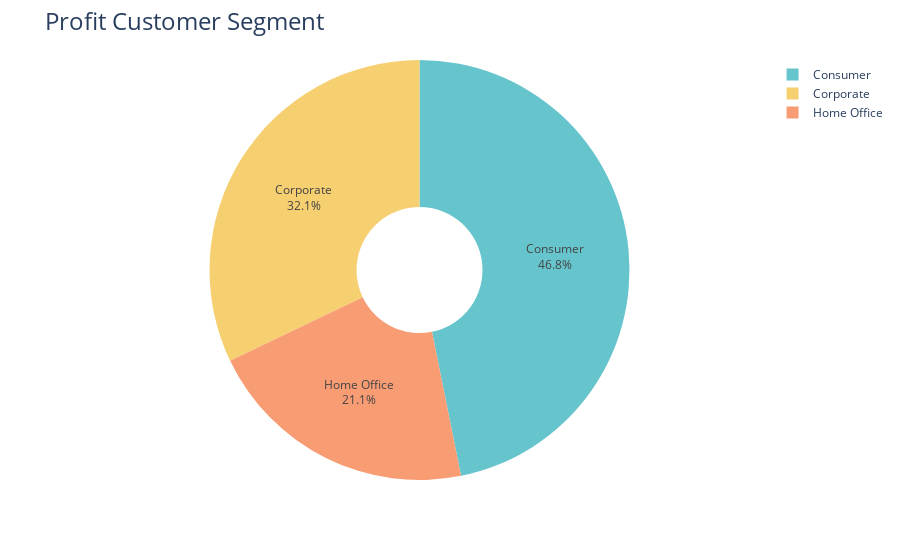

Notebook source saved alongside this figure:
### Code cell
fig = px.pie(profit_customer_segment,
            values='Profit',
            names='Segment',
            hole = 0.3,
            color_discrete_sequence=px.colors.qualitative.Pastel)
fig.update_traces(textposition='inside', textinfo='percent+label')
fig.update_layout(title_text='Profit Customer Segment', title_font=dict(size=24))

fig.show()

### Figure 1 — Plotly figure (JSON) as saved in the notebook; plotly's stock layout.template omitted (floating-point values rounded to 4 significant figures)
{"data": [{"domain": {"x": [0, 1], "y": [0, 1]}, "hole": 0.3, "hovertemplate": "Segment=%{label}<br>Profit=%{value}<extra></extra>", "labels": ["Consumer", "Corporate", "Home Office"], "legendgroup": "", "name": "", "showlegend": true, "textinfo": "percent+label", "textposition": "inside", "type": "pie", "values": [134100.0, 91980.0, 60300.0]}], "layout": {"legend": {"tracegroupgap": 0}, "margin": {"t": 60}, "piecolorway": ["rgb(102, 197, 204)", "rgb(246, 207, 113)", "rgb(248, 156, 116)", "rgb(220, 176, 242)", "rgb(135, 197, 95)", "rgb(158, 185, 243)", "rgb(254, 136, 177)", "rgb(201, 219, 116)", "rgb(139, 224, 164)", "rgb(180, 151, 231)", "rgb(179, 179, 179)"], "title": {"font": {"size": 24}, "text": "Profit Customer Segment"}}}
